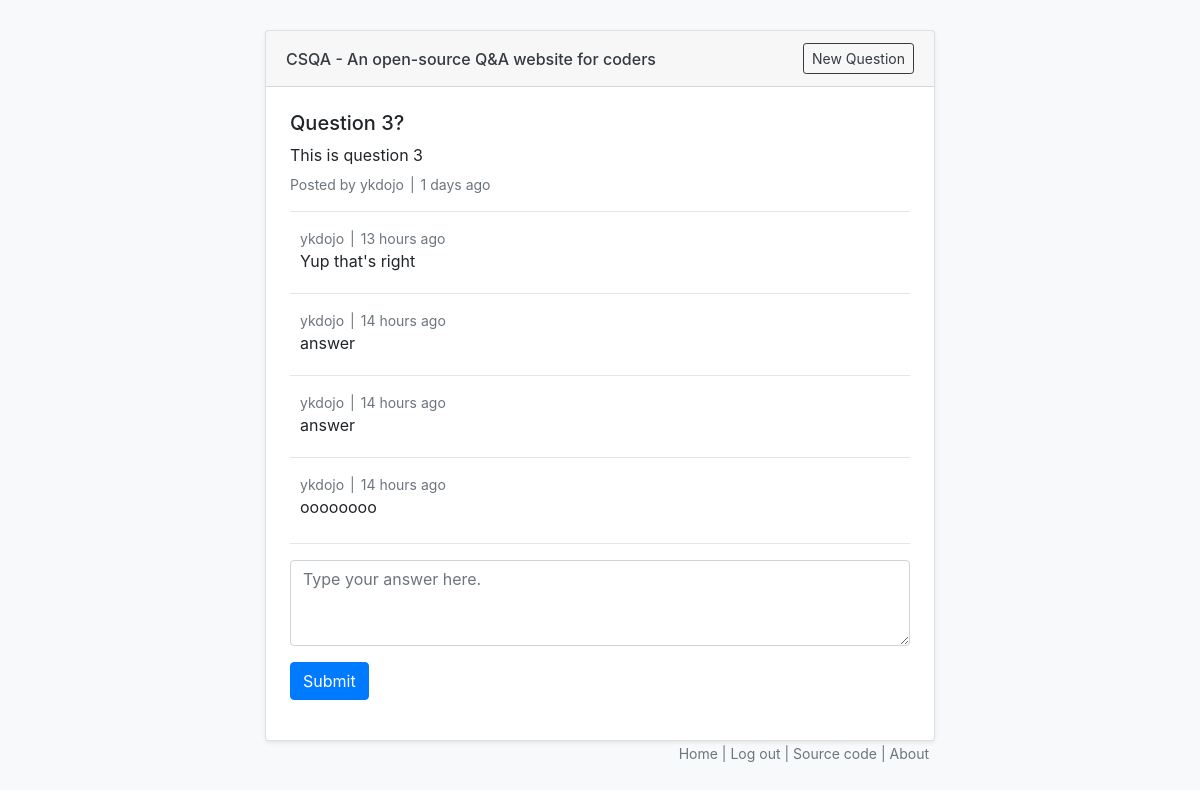
/question/3/ (signed in), run on the app's committed database.
### main/models.py (models this page shows, shortened)
class Question(models.Model):
    user = models.ForeignKey(User, on_delete=models.CASCADE)
    title = models.CharField(max_length=200)
    body = models.TextField()
    created     = models.DateTimeField(editable=False)
    modified    = models.DateTimeField()
    @property
    def x_ago(self):
        diff = datetime.datetime.now(datetime.timezone.utc) - self.created
        return x_ago_helper(diff)

class Answer(models.Model):
    question = models.ForeignKey(Question, on_delete=models.CASCADE)
    user = models.ForeignKey(User, on_delete=models.CASCADE)
    text = models.TextField()
    created = models.DateTimeField(editable=False)
    modified = models.DateTimeField()
    @property
    def x_ago(self):
        diff = datetime.datetime.now(datetime.timezone.utc) - self.created
        return x_ago_helper(diff)

### questions/views.py (the view)
# urls.py: path('question/<int:id>/', questionView),
def questionView(request, id):
    current_user = request.user
    question = Question.objects.get(pk=id)
    answers = Answer.objects.filter(question_id=id).order_by('-created')
    context = {'question': question, 'answers': answers, 'current_user': current_user}
    return render(request, 'question.html', context)

### main/models.py (called while the page is built)
def x_ago_helper(diff):
    if diff.days > 0:
        return f'{diff.days} days ago'
    if diff.seconds < 60:
        return f'{diff.seconds} seconds ago'
    if diff.seconds < 3600:
        return f'{diff.seconds // 60} minutes ago'
    return f'{diff.seconds // 3600} hours ago'

### templates/question.html (shortened to what this page needs)
{% extends "common.html" %}
{% block content %}
<h5>{{question.title}}</h5>
<div style="margin-bottom: 7px">{{question.body}}</div>
<div class='text-secondary' style="font-size: 14px">Posted by {{ question.user }}<span style="margin-right: 6px; margin-left: 6px;">|</span></span>{{ question.x_ago }}</div>
{% for answer in answers %}
    <hr/>
    <div class='answer-block'>
      <div class='text-secondary' style="font-size: 14px">{{ answer.user }}<span style="margin-right: 6px; margin-left: 6px;">|</span></span>{{ answer.x_ago }}</div>
      <div style="margin-bottom: 20px">{{ answer.text }}</div>
    </div>
{% endfor %}
<hr style="margin-top: 1.5rem"/>
{% if current_user.is_authenticated %}
<form action="/question/{{question.id}}/answer" method="post">
  <div class="form-group">
    <textarea class="form-control" id="text" name="text" rows="3" placeholder="Type your answer here."></textarea>
  </div>
  <button type="submit" class="btn btn-primary mb-2">Submit</button>
</form>
{% else %}
<a href="/accounts/login">Log in to answer this question.</a>
{% endif %}
{% endblock %}

### static/style.css (style rules this page uses)
.answer-block { margin-left: 10px; }

### data on the page
Question: title "Question 3?", body "This is question 3", user "ykdojo", x_ago "1 days ago"
Answer: user "ykdojo", x_ago "13 hours ago", text "Yup that's right"
Answer: user "ykdojo", x_ago "14 hours ago", text "answer"
Answer: user "ykdojo", x_ago "14 hours ago", text "answer"
Answer: user "ykdojo", x_ago "14 hours ago", text "oooooooo"
